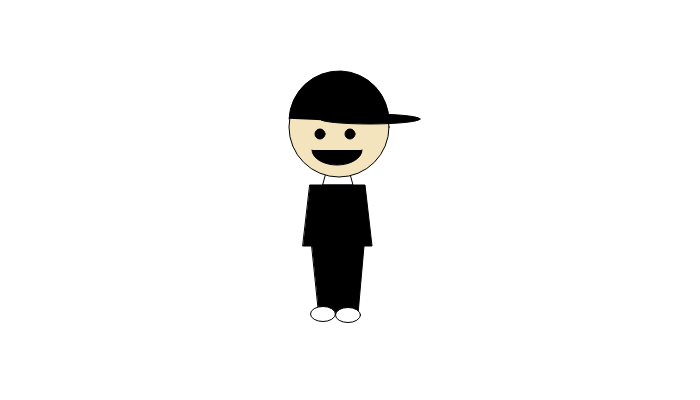
Frame 1 (no input)
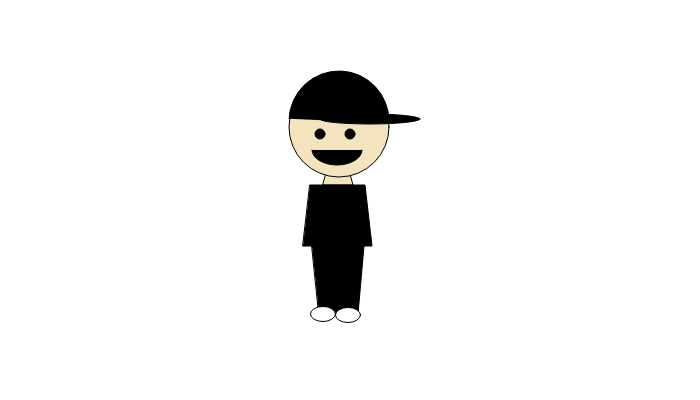
Frame 60 (no input)
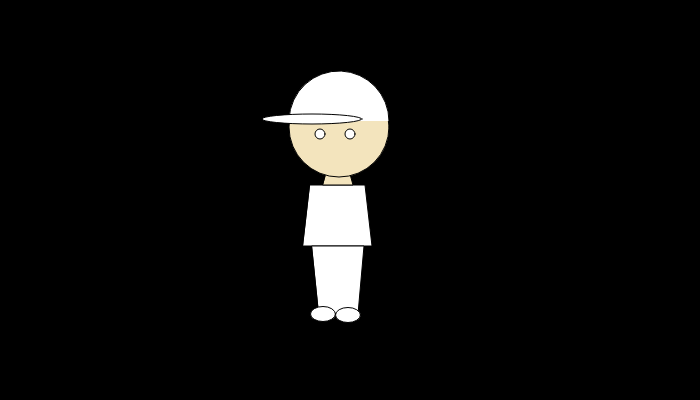
Frame 120 (the mouse pressed at the canvas centre since frame 60)

The p5.js sketch that drew these frames (run headless with seeded random() and noise() and a simulated clock; from frame 60 on, the mouse is pressed at the canvas centre):

// p5.js sketch
// ── sketch.js
function setup() {
  createCanvas(700, 400);
  rectMode(CENTER);
}

function draw() {


  if (mouseIsPressed) {
    background('black');

    fill('white');
    quad(310, 185, 365, 185, 372, 246, 303, 246);

    fill('white');
    quad(312, 246, 364, 246, 358, 314, 319, 314);

    fill(243, 228, 189);
    quad(326, 174, 350, 174, 353, 185, 323, 185);

    fill(243, 228, 189);
    ellipse(339, 127, 100, 100);

    fill('white');
    arc(339, 121, 100, 100, 110, 0);

    fill('white');
    ellipse(350, 134, 10, 10);
    ellipse(320, 134, 10, 10);

    fill('white');
    ellipse(348, 315, 25, 15);
    ellipse(323, 314, 25, 15);

    fill('white');
    ellipse(312, 119, 100, 10);




  } else {
    background('white');


    quad(326, 174, 350, 174, 353, 185, 323, 185);

    fill('black');
    quad(312, 246, 364, 246, 358, 314, 319, 314);

    fill(243, 228, 189);
    ellipse(339, 127, 100, 100);

    fill('black');
    quad(310, 185, 365, 185, 372, 246, 303, 246);

    fill('black');
    arc(339, 121, 100, 100, 110, 0);

    fill(0);
    ellipse(350, 134, 10, 10);
    ellipse(320, 134, 10, 10);

    fill('white');
    ellipse(348, 315, 25, 15);
    ellipse(323, 314, 25, 15);

    fill('black');
    ellipse(370, 119, 100, 10);

    fill('black');
    arc(337, 150, 50, 30, 0, 3.14);

    fill(243, 228, 189);

  }


}
